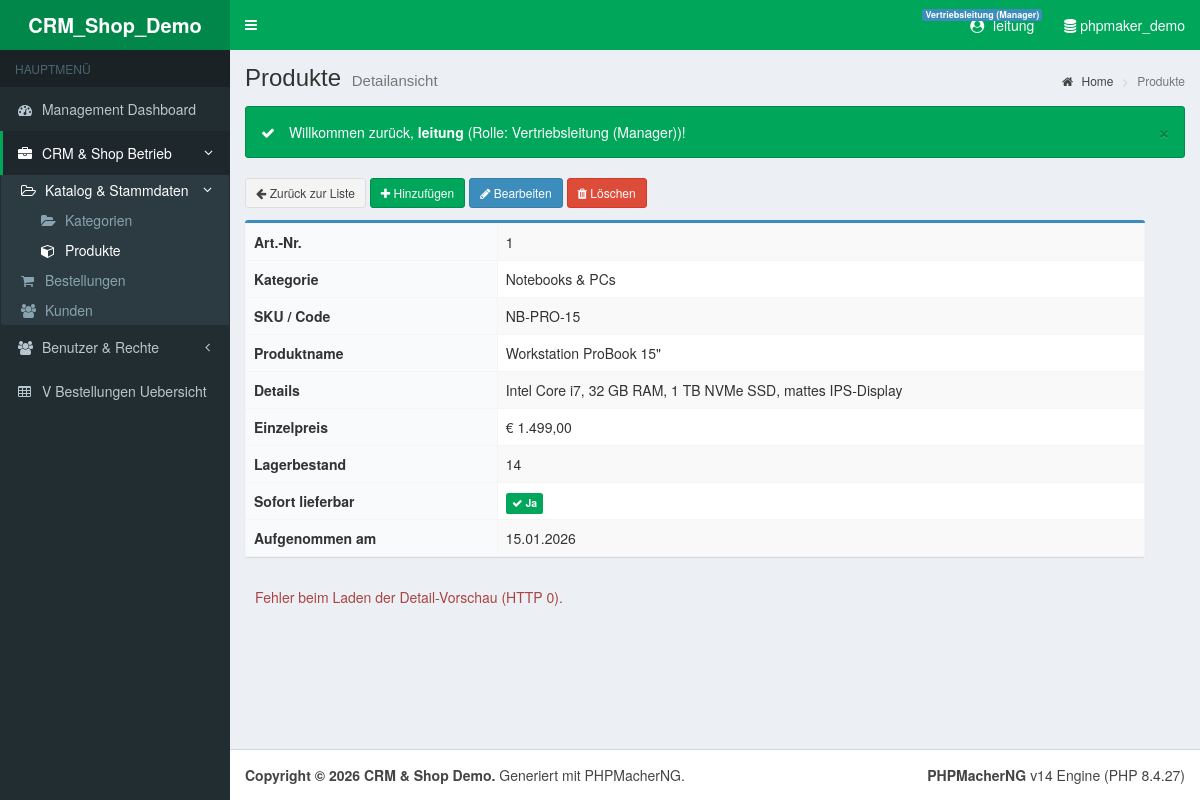
Page /output/crm_shop_demo/produkteview.php?key=1 (signed in) on the committed database.
### tables this page shows
CREATE TABLE `userlevels` (
  `userlevelid` int(11) NOT NULL COMMENT 'Rollen-ID',
  `userlevelname` varchar(80) NOT NULL COMMENT 'Rollen-Bezeichnung',
  PRIMARY KEY (`userlevelid`)
);

CREATE TABLE `userlevelpermissions` (
  `userlevelid` int(11) NOT NULL COMMENT 'Rollen-ID',
  `tablename` varchar(190) NOT NULL COMMENT 'Tabellenname',
  `permission` int(11) NOT NULL DEFAULT '0' COMMENT 'Rechte-Bitmaske (Add=1,Del=2,Edit=4,List=8,Admin=16,View=32,Search=64)',
  PRIMARY KEY (`userlevelid`, `tablename`)
);

CREATE TABLE `produkte` (
  `produkt_id` int(11) NOT NULL AUTO_INCREMENT COMMENT 'Art.-Nr.',
  `kategorie_id` int(11) NOT NULL COMMENT 'Kategorie',
  `artikelnummer` varchar(40) NOT NULL COMMENT 'SKU / Code',
  `produktname` varchar(150) NOT NULL COMMENT 'Produktname',
  `beschreibung` text COMMENT 'Details',
  `preis` decimal(10,2) NOT NULL DEFAULT '0.00' COMMENT 'Einzelpreis',
  `lagerbestand` int(11) NOT NULL DEFAULT '0' COMMENT 'Lagerbestand',
  `lieferbar` tinyint(1) NOT NULL DEFAULT '1' COMMENT 'Sofort lieferbar',
  `erstellt_am` date DEFAULT NULL COMMENT 'Aufgenommen am',
  PRIMARY KEY (`produkt_id`),
  KEY `idx_kategorie` (`kategorie_id`),
  CONSTRAINT `fk_produkte_kategorie` FOREIGN KEY (`kategorie_id`) REFERENCES `kategorien` (`kategorie_id`) ON DELETE CASCADE
);

### output/crm_shop_demo/produkteview.php (the view, shortened to what the rows shown need)
<?php
require_once dirname(__FILE__) . '/produkteinfo.php';
$Table = new cTable_produkte();
$Security = ew_Security();
$conn = ew_Connect();
$keyStr = ew_Get('key', '');
$keyParams = array();
$keyWhere = $Table->BuildKeyWhere($keyStr, $keyParams);
$row = $conn->LoadRow($Table->SqlSelect() . ' WHERE ' . $keyWhere, $keyParams);
$rowAttrs = array('class' => '', 'style' => '');
$Table->Row_Rendering($row);
$Table->Row_Rendered($row, $rowAttrs);
$PageTitle = $Table->TableCaption;
$PageSubTitle = 'Detailansicht';
require_once dirname(__FILE__) . '/header.php';?>
<div class="box box-primary ewForm">
    <div class="box-body no-padding">
        <table class="table table-bordered table-striped">
            <tbody>
                <?php foreach ($Table->Fields as $fName => $fMeta):
                ?>
                <tr>
                    <th style="width:28%; background:#f9fafc;"><?php echo ew_HtmlEncode($fMeta['caption']); ?></th>
                    <td><?php echo ew_FormatViewValue(isset($row[$fName]) ? $row[$fName] : null, $fMeta); ?></td>
                </tr>
                <?php endforeach; ?>
            </tbody>
        </table>
    </div>
</div>
<?php
require_once dirname(__FILE__) . '/footer.php'; ?>

### output/crm_shop_demo/header.php (shortened to what the rows shown need)
<?php
require_once dirname(__FILE__) . '/phpfn14.php';
$Security = ew_Security();
$currentScript = basename($_SERVER['PHP_SELF']);
if (!function_exists('ew_CanViewMenuItem')) {
    function ew_CanViewMenuItem($item, $Security)
    {
        if (!empty($item['table'])) {
            return $Security->CanList($item['table']);
        }
        return $Security->IsLoggedIn();
    }
    function ew_BuildMenuTree($items)
    {
        $byId = array();
        foreach ($items as $it) {
            $it['children'] = array();
            $byId[$it['id']] = $it;
        }
        $tree = array();
        foreach ($byId as $id => &$node) {
            $pid = $node['parent_id'];
            if ($pid !== '' && isset($byId[$pid]) && $pid !== $id) {
                $byId[$pid]['children'][] = &$node;
            } else {
                $tree[] = &$node;
            }
        }
        return $tree;
    }
    function ew_FilterAndMarkMenuTree($nodes, $Security, $currentScript, &$hasActiveOut)
    {
        $visible = array();
        foreach ($nodes as $node) {
            $childActive = false;
            $children = !empty($node['children'])
                ? ew_FilterAndMarkMenuTree($node['children'], $Security, $currentScript, $childActive)
                : array();
            $node['children'] = $children;
            $selfActive = false;
            if (!empty($node['slug'])) {
                if ($node['source_type'] === 'table') {
                    $selfActive = (strpos($currentScript, $node['slug']) === 0);
                } else {
                    $selfActive = ($currentScript === $node['slug']);
                }
            }
            $hasOwnLink = ($node['url'] !== '' && $node['url'] !== '#');
            if (!empty($children)) {
                $node['is_active'] = ($selfActive || $childActive);
                $visible[] = $node;
            } elseif ($hasOwnLink && ew_CanViewMenuItem($node, $Security)) {
                $node['is_active'] = $selfActive;
                $visible[] = $node;
            }
        }
        return $visible;
    }
    function ew_RenderSidebarMenuNodes($nodes, $level = 0)
    {
        $html = '';
        foreach ($nodes as $node) {
            $hasChildren = !empty($node['children']);
            $classes = array();
            if ($hasChildren) {
                $classes[] = 'treeview';
            }
            if (!empty($node['is_active'])) {
                $classes[] = 'active';
                if ($hasChildren) {
                    $classes[] = 'menu-open';
                }
            }
            $classAttr = !empty($classes) ? ' class="' . implode(' ', $classes) . '"' : '';
            $href = $hasChildren && ($node['url'] === '' || $node['url'] === '#') ? '#' : $node['url'];
            $targetAttr = (!empty($node['target']) && $node['target'] !== '_self' && !$hasChildren)
                ? ' target="' . ew_HtmlEncode($node['target']) . '" rel="noopener"'
                : '';
            $icon = !empty($node['icon']) ? $node['icon'] : ($level > 0 ? 'fa-circle-o' : 'fa-table');
            $html .= '<li' . $classAttr . '>';
            $html .= '<a href="' . ew_HtmlEncode($href) . '"' . $targetAttr . '>';
            $html .= '<i class="fa ' . ew_HtmlEncode($icon) . '"></i> ';
            if ($level === 0) {
                $html .= '<span>' . ew_HtmlEncode($node['caption']) . '</span>';
            } else {
                $html .= ew_HtmlEncode($node['caption']);
            }
            if ($hasChildren) {
                $html .= '<span class="pull-right-container"><i class="fa fa-angle-left pull-right"></i></span>';
            }
            $html .= '</a>';
            if ($hasChildren) {
                $html .= "\n" . '<ul class="treeview-menu">' . "\n";
                $html .= ew_RenderSidebarMenuNodes($node['children'], $level + 1);
                $html .= '</ul>' . "\n";
            }
            $html .= '</li>' . "\n";
        }
        return $html;
    }
}
$ewMenuDummyActive = false;
$ewMenuTree = ew_FilterAndMarkMenuTree(ew_BuildMenuTree($ewMenuItems), $Security, $currentScript, $ewMenuDummyActive);
$ewUiTemplate = defined('EW_UI_TEMPLATE') ? EW_UI_TEMPLATE : 'adminlte2';
$ewIsTopNav = ($ewUiTemplate === 'topnav');
$ewBodyClasses = 'hold-transition ' . EW_THEME_SKIN . ' ' . ($ewIsTopNav ? 'layout-top-nav' : EW_LAYOUT_STYLE) . ' ew-tpl-' . $ewUiTemplate;
?>
<!DOCTYPE html>
<html lang="de">
<head>
    <link rel="stylesheet" href="assets/vendor/bootstrap3/css/bootstrap.min.css">
    <link rel="stylesheet" href="assets/vendor/font-awesome/css/font-awesome.min.css">
    <link rel="stylesheet" href="assets/vendor/adminlte/css/AdminLTE.min.css">
    <link rel="stylesheet" href="assets/vendor/adminlte/css/skins/_all-skins.min.css">
    <script src="assets/vendor/jquery/jquery.min.js"></script></head>
<body class="<?php echo ew_HtmlEncode($ewBodyClasses); ?>">
<div class="wrapper">
    <header class="main-header">
        <?php if ($ewIsTopNav): ?>
        <nav class="navbar navbar-static-top" role="navigation">
            <div class="container-fluid">
                <div class="navbar-header">
                    <a href="index.php" class="navbar-brand"><b><?php echo ew_HtmlEncode(EW_PROJECT_NAME); ?></b></a>
                    <button type="button" class="navbar-toggle collapsed" data-toggle="collapse" data-target="#ew-navbar-collapse">
                        <i class="fa fa-bars"></i>
                    </button>
                </div>
                <div class="collapse navbar-collapse pull-left" id="ew-navbar-collapse">
                    <ul class="nav navbar-nav">
                        <?php echo ew_RenderTopNavbarMenuNodes($ewMenuTree, 0); ?>
                        <?php if ($Security->IsEnabled() && $Security->IsSysAdmin() && is_file(dirname(__FILE__) . '/userpriv.php')): ?>
                        <li class="<?php echo ($currentScript === 'userpriv.php') ? 'active' : ''; ?>">
                            <a href="userpriv.php"><i class="fa fa-shield text-yellow"></i> <span>Rollen-Berechtigungen</span></a>
                        </li>
                        <?php endif; ?>
                    </ul>
                </div>
                <div class="navbar-custom-menu">
                    <ul class="nav navbar-nav">
                        <?php if ($Security->IsEnabled()): ?>
                            <?php if ($Security->IsLoggedIn()): ?>
                                <li class="dropdown user user-menu">
                                    <a href="#" class="dropdown-toggle" data-toggle="dropdown">
                                        <i class="fa fa-user-circle"></i>
                                        <span><?php echo ew_HtmlEncode($Security->CurrentUserName); ?></span>
                                        <span class="label label-primary" style="margin-left:4px;"><?php echo ew_HtmlEncode($Security->CurrentUserLevelName); ?></span>
                                    </a>
                                    <ul class="dropdown-menu">
                                        <li class="user-header" style="height:auto; padding:15px;">
                                            <p style="margin:0;">
                                                <strong><?php echo ew_HtmlEncode($Security->CurrentUserName); ?></strong><br>
                                                <small>Rolle: <?php echo ew_HtmlEncode($Security->CurrentUserLevelName); ?> (Level <?php echo (int)$Security->CurrentUserLevelID; ?>)</small>
                                                <?php if ($Security->CurrentUserID !== ''): ?>
                                                    <br><small>User-ID: <?php echo ew_HtmlEncode($Security->CurrentUserID); ?></small>
                                                <?php endif; ?>
                                            </p>
                                        </li>
                                        <li class="user-footer">
                                            <?php if ($Security->IsSysAdmin() && is_file(dirname(__FILE__) . '/userpriv.php')): ?>
                                            <div class="pull-left">
                                                <a href="userpriv.php" class="btn btn-default btn-flat"><i class="fa fa-shield"></i> Rollen-Rechte</a>
                                            </div>
                                            <?php endif; ?>
                                            <div class="pull-right">
                                                <a href="logout.php" class="btn btn-default btn-flat"><i class="fa fa-sign-out"></i> Abmelden</a>
                                            </div>
                                        </li>
                                    </ul>
                                </li>
                            <?php else: ?>
                                <li><a href="login.php"><i class="fa fa-sign-in"></i> <span>Anmelden</span></a></li>
                            <?php endif; ?>
                        <?php endif; ?>
                        <li>
                            <a href="#" title="Datenbank: <?php echo ew_HtmlEncode(EW_CONN_DB); ?>">
                                <i class="fa fa-database"></i> <span class="hidden-xs"><?php echo ew_HtmlEncode(EW_CONN_DB); ?></span>
                            </a>
                        </li>
                    </ul>
                </div>
            </div>
        </nav>
        <?php else: ?>
        <nav class="navbar navbar-static-top" role="navigation">
            <div class="navbar-custom-menu">
                <ul class="nav navbar-nav">
                    <?php if ($Security->IsEnabled()): ?>
                        <?php if ($Security->IsLoggedIn()): ?>
                            <li class="dropdown user user-menu">
                                <a href="#" class="dropdown-toggle" data-toggle="dropdown">
                                    <i class="fa fa-user-circle"></i>
                                    <span><?php echo ew_HtmlEncode($Security->CurrentUserName); ?></span>
                                    <span class="label label-primary" style="margin-left:4px;"><?php echo ew_HtmlEncode($Security->CurrentUserLevelName); ?></span>
                                </a>
                            </li>
                        <?php else: ?>
                            <li>
                                <a href="login.php"><i class="fa fa-sign-in"></i> <span>Anmelden</span></a>
                            </li>
                        <?php endif; ?>
                    <?php endif; ?>
                </ul>
            </div>
        </nav>
        <?php endif; ?>
    </header>
    <?php if (!$ewIsTopNav): ?>
    <aside class="main-sidebar">
        <section class="sidebar">
            <ul class="sidebar-menu" data-widget="tree">
                <?php echo ew_RenderSidebarMenuNodes($ewMenuTree, 0); ?>
            </ul>
        </section>
    </aside>
    <?php endif; ?>
    <div class="content-wrapper">
        <section class="content-header">
            <h1>
                <?php echo isset($PageTitle) ? ew_HtmlEncode($PageTitle) : ew_HtmlEncode(EW_PROJECT_TITLE); ?>
                <?php if (!empty($PageSubTitle)): ?>
                    <small><?php echo ew_HtmlEncode($PageSubTitle); ?></small>
                <?php endif; ?>
            </h1>
        </section>
        <section class="content">

### rows in the picture
userlevels: userlevelname "Vertriebsleitung (Manager)"
userlevelpermissions: caption "V Bestellungen Uebersicht"
produkte: produkt_id "1", artikelnummer "NB-PRO-15", produktname "Workstation ProBook 15\"", beschreibung "Intel Core i7, 32 GB RAM, 1 TB NVMe SSD, mattes IPS-Display", preis "€ 1.499,00", lagerbestand "14", lieferbar 1 (drawn), erstellt_am "15.01.2026"

### other values in the picture
ew_HtmlEncode(EW_PROJECT_NAME) "CRM_Shop_Demo"
ew_HtmlEncode($Security->CurrentUserName) "leitung"
ew_HtmlEncode(EW_CONN_DB) "phpmaker_demo"
ew_HtmlEncode($node['caption']) "Management Dashboard"
ew_HtmlEncode($node['caption']) "CRM & Shop Betrieb"
ew_HtmlEncode($node['caption']) "Benutzer & Rechte"
ew_HtmlEncode($PageTitle) "Produkte"
ew_HtmlEncode($PageSubTitle) "Detailansicht"
$m "Willkommen zurück, leitung (Rolle: Vertriebsleitung (Manager))!"
ew_HtmlEncode($fMeta['caption']) "Art.-Nr."
ew_HtmlEncode($fMeta['caption']) "Kategorie"
ew_FormatViewValue(isset($row[$fName]) ? $row[$fName] : null, $fMeta) "Notebooks & PCs"
ew_HtmlEncode($fMeta['caption']) "SKU / Code"
ew_HtmlEncode($fMeta['caption']) "Produktname"
ew_HtmlEncode($fMeta['caption']) "Details"
